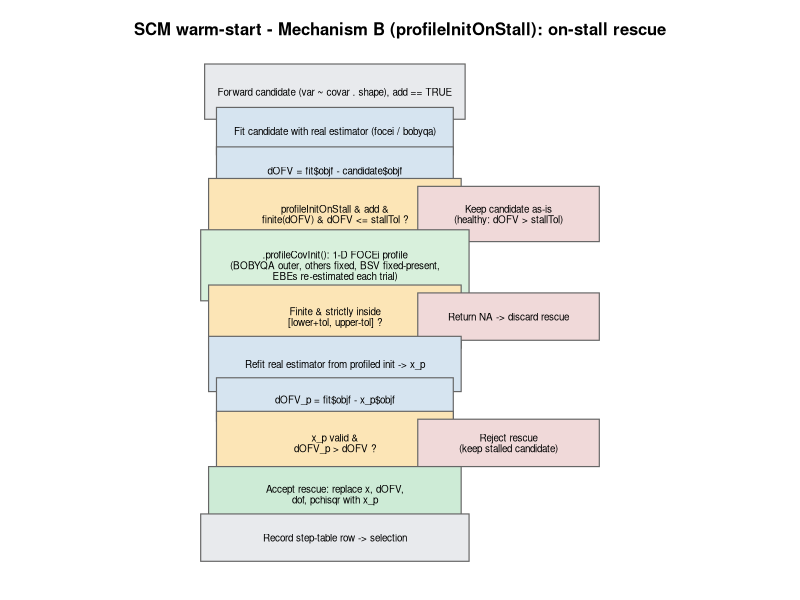

Generate this figure with R:
# ============================================================================
# render_warmup_mechanismB_flowchart.R
# Offline static PNG of the Mechanism B (profileInitOnStall) on-stall rescue,
# drawn natively with ggplot2 so it needs no browser / Graphviz / network.
# Companion to presentation/_diagrams/profileInit_warmup_mechanismB.md.
#
# Usage:  source("script/viz/render_warmup_mechanismB_flowchart.R")
# ============================================================================

suppressPackageStartupMessages({library(ggplot2)})

OUT <- "presentation/_diagrams/profileInit_warmup_mechanismB.png"

## node table: id, x, y, half-width, half-height, type, label
nd <- function(id, x, y, w, h, type, label)
  data.frame(id, x, y, w, h, type, label, stringsAsFactors = FALSE)

nodes <- rbind(
  nd("A", 0,  9, 3.3, 0.7, "io",   "Forward candidate (var ~ covar . shape), add == TRUE"),
  nd("B", 0,  8, 3.0, 0.6, "proc", "Fit candidate with real estimator (focei / bobyqa)"),
  nd("C", 0,  7, 3.0, 0.6, "proc", "dOFV = fit$objf - candidate$objf"),
  nd("D", 0, 5.9, 3.2, 0.9, "dec", "profileInitOnStall & add &\nfinite(dOFV) & dOFV <= stallTol ?"),
  nd("Z", 4.4, 5.9, 2.3, 0.7, "term", "Keep candidate as-is\n(healthy: dOFV > stallTol)"),
  nd("E", 0, 4.6, 3.4, 0.9, "profl", ".profileCovInit(): 1-D FOCEi profile\n(BOBYQA outer, others fixed, BSV fixed-present,\nEBEs re-estimated each trial)"),
  nd("F", 0, 3.3, 3.2, 0.8, "dec", "Finite & strictly inside\n[lower+tol, upper-tol] ?"),
  nd("G", 4.4, 3.3, 2.3, 0.6, "term", "Return NA -> discard rescue"),
  nd("H", 0, 2.1, 3.2, 0.7, "proc", "Refit real estimator from profiled init -> x_p"),
  nd("I", 0, 1.2, 3.0, 0.55, "proc", "dOFV_p = fit$objf - x_p$objf"),
  nd("J", 0, 0.1, 3.0, 0.8, "dec", "x_p valid &\ndOFV_p > dOFV ?"),
  nd("K", 4.4, 0.1, 2.3, 0.6, "term", "Reject rescue\n(keep stalled candidate)"),
  nd("L", 0, -1.2, 3.2, 0.7, "accept", "Accept rescue: replace x, dOFV,\ndof, pchisqr with x_p"),
  nd("M", 0, -2.3, 3.4, 0.6, "io", "Record step-table row -> selection")
)

## edges: from-id, to-id, label, side ("v" straight down, or route via elbow)
ed <- function(from, to, label = "", type = "v")
  data.frame(from, to, label, type, stringsAsFactors = FALSE)

edges <- rbind(
  ed("A","B"), ed("B","C"), ed("C","D"),
  ed("D","Z","No"), ed("D","E","Yes (stalled)"),
  ed("E","F"),
  ed("F","G","No"), ed("F","H","Yes"),
  ed("H","I"), ed("I","J"),
  ed("J","K","No"), ed("J","L","Yes (better)"),
  ed("L","M")
)

pal <- c(io = "#E8EAED", proc = "#D6E4F0", dec = "#FCE5B6",
         profl = "#D8F0DC", accept = "#CDEBD6", term = "#F0D9D9")

pos <- function(id) nodes[match(id, nodes$id), ]

## build edge segments (elbow for horizontal targets)
seg <- do.call(rbind, lapply(seq_len(nrow(edges)), function(i) {
  e <- edges[i, ]; a <- pos(e$from); b <- pos(e$to)
  if (abs(a$x - b$x) < 1e-6) {           # vertical
    data.frame(x = a$x, y = a$y - a$h, xend = b$x, yend = b$y + b$h,
               lx = a$x + 0.12, ly = (a$y - a$h + b$y + b$h)/2, lab = e$label)
  } else {                                # elbow to the right
    data.frame(x = a$x + a$w, y = a$y, xend = b$x - b$w, yend = b$y,
               lx = (a$x + a$w + b$x - b$w)/2, ly = b$y + 0.22, lab = e$label)
  }
}))

p <- ggplot() +
  geom_segment(data = seg, aes(x, y, xend = xend, yend = yend),
               arrow = arrow(length = unit(0.16, "cm"), type = "closed"),
               linewidth = 0.4, colour = "grey30") +
  geom_text(data = seg, aes(lx, ly, label = lab),
            size = 2.5, hjust = 0, colour = "grey20") +
  geom_tile(data = nodes, aes(x, y, width = 2*w, height = 2*h, fill = type),
            colour = "grey40", linewidth = 0.4) +
  geom_text(data = nodes, aes(x, y, label = label), size = 2.5, lineheight = 0.9) +
  scale_fill_manual(values = pal, guide = "none") +
  labs(title = "SCM warm-start - Mechanism B (profileInitOnStall): on-stall rescue") +
  coord_equal(clip = "off") +
  theme_void(base_size = 12) +
  theme(plot.title = element_text(face = "bold", size = 12, hjust = 0.5),
        plot.margin = margin(10, 10, 10, 10))

dir.create(dirname(OUT), showWarnings = FALSE, recursive = TRUE)
ggsave(OUT, p, width = 9, height = 12, dpi = 200, bg = "white")
message("saved: ", OUT)
